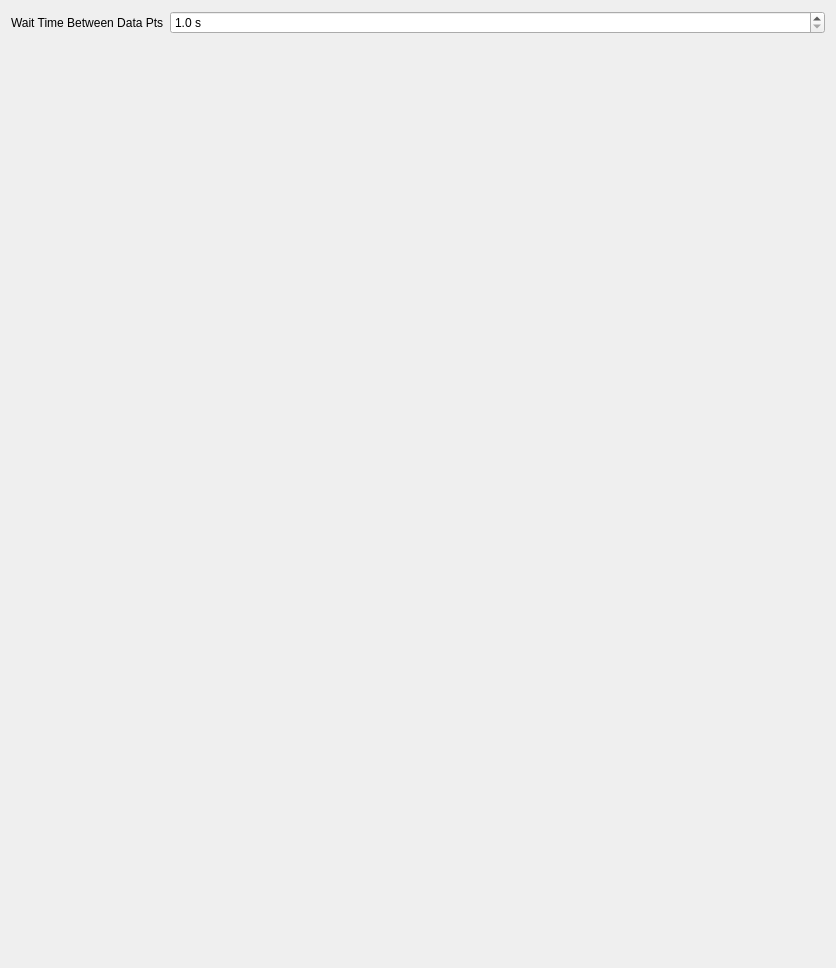
<?xml version="1.0" encoding="UTF-8"?>
<ui version="4.0">
 <class>Form</class>
 <widget class="QWidget" name="Form">
  <property name="geometry">
   <rect>
    <x>0</x>
    <y>0</y>
    <width>836</width>
    <height>968</height>
   </rect>
  </property>
  <property name="windowTitle">
   <string>Form</string>
  </property>
  <layout class="QVBoxLayout" name="verticalLayout">
   <item>
    <layout class="QFormLayout" name="formLayout">
     <item row="0" column="0">
      <widget class="QLabel" name="label">
       <property name="text">
        <string>Wait Time Between Data Pts</string>
       </property>
      </widget>
     </item>
     <item row="0" column="1">
      <widget class="QDoubleSpinBox" name="wait">
       <property name="suffix">
        <string> s</string>
       </property>
       <property name="decimals">
        <number>1</number>
       </property>
       <property name="minimum">
        <double>1.000000000000000</double>
       </property>
       <property name="maximum">
        <double>1000.000000000000000</double>
       </property>
      </widget>
     </item>
    </layout>
   </item>
  </layout>
 </widget>
 <resources/>
 <connections/>
</ui>
